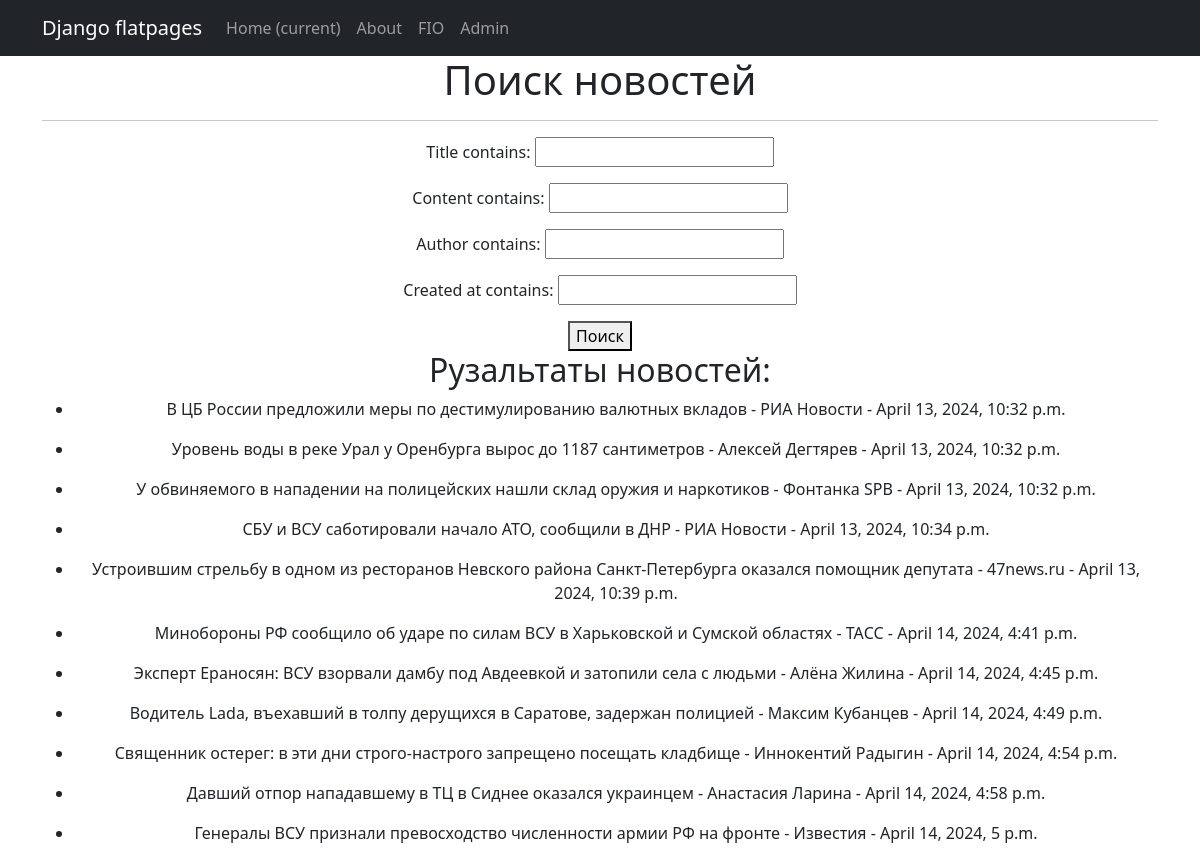
The app's page /news/search/ with its own data.
### news/models.py (models this page shows, shortened)
class News(models.Model):
    title = models.CharField(max_length=255, unique=True, default='')
    content = models.TextField(default='')
    author = models.CharField(max_length=40, unique=False, default='')
    created_at = models.DateTimeField(default=timezone.now, blank=True)

### news/views.py (the view)
# urls.py: path('search/', NewsSearch.as_view(), name='news_search'),
class NewsSearch(View):
    def get(self, request):
        news_filter = NewsFilter(request.GET, queryset=News.objects.all())
        return render(request, 'news_search.html', {'filter': news_filter})

### templates/news_search.html
{% extends 'flatpages/default.html' %}
{% block content %}
<h1>Поиск новостей</h1>
<hr>
<form method="get">
    {{ filter.form.as_p }}
    <button type="submit">Поиск</button>
</form>
{% if filter.qs %}
    <h2>Рузальтаты новостей:</h2>
    <ul>
        {% for news in filter.qs %}
        <li><p>{{ news.title }} - {{ news.author }} - {{ news.created_at }}</p></li>
        {% endfor %}
    </ul>
{% else %}
    <p>По вашему запросу новостей не найдено.</p>
{% endif %}
{% endblock content %}

### templates/flatpages/default.html (shortened to what this page needs)
<!DOCTYPE html>
<html lang="en">
    <head>
        {% load static %}
        <link href="{% static 'css/styles.css' %}" rel="stylesheet" />
    </head>
    <body>
        <nav class="navbar navbar-expand-lg navbar-dark bg-dark static-top">
            <div class="container">
                <a class="navbar-brand" href="#">Django flatpages</a>
                <div class="collapse navbar-collapse" id="navbarResponsive">
                    <ul class="navbar-nav ml-auto">
                        <li class="nav-item active">
                            <a class="nav-link" href="#">Home
                                <span class="sr-only">(current)</span>
                            </a>
                        </li>
                        <li class="nav-item">
                            <a class="nav-link" href="/about/">About</a>
                        </li>
                        <li class="nav-item">
                            <a class="nav-link" href="/FIO/">FIO</a>
                        </li>
                        <li class="nav-item">
                            <a class="nav-link" href="/AdminPage/">Admin</a>
                        </li>
                    </ul>
                </div>
            </div>
        </nav>
        <div class="container">
            <div class="row">
                <div class="col-lg-12 text-center">
                    {% block content %}{% endblock content %}
                </div>
            </div>
        </div>
    </body>
</html>

### records on screen
News: title "В ЦБ России предложили меры по дестимулированию валютных вкладов", author "РИА Новости", created_at "April 13, 2024, 10:32 p.m."
News: title "Уровень воды в реке Урал у Оренбурга вырос до 1187 сантиметров", author "Алексей Дегтярев", created_at "April 13, 2024, 10:32 p.m."
News: title "У обвиняемого в нападении на полицейских нашли склад оружия и наркотиков", author "Фонтанка SPB", created_at "April 13, 2024, 10:32 p.m."
News: title "СБУ и ВСУ саботировали начало АТО, сообщили в ДНР", author "РИА Новости", created_at "April 13, 2024, 10:34 p.m."
News: title "Устроившим стрельбу в одном из ресторанов Невского района Санкт-Петербурга оказался помощник депутата", author "47news.ru", created_at "April 13, 2024, 10:39 p.m."
News: title "Минобороны РФ сообщило об ударе по силам ВСУ в Харьковской и Сумской областях", author "ТАСС", created_at "April 14, 2024, 4:41 p.m."
News: title "Эксперт Ераносян: ВСУ взорвали дамбу под Авдеевкой и затопили села с людьми", author "Алёна Жилина", created_at "April 14, 2024, 4:45 p.m."
News: title "Водитель Lada, въехавший в толпу дерущихся в Саратове, задержан полицией", author "Максим Кубанцев", created_at "April 14, 2024, 4:49 p.m."
News: title "Священник остерег: в эти дни строго-настрого запрещено посещать кладбище", author "Иннокентий Радыгин", created_at "April 14, 2024, 4:54 p.m."
News: title "Давший отпор нападавшему в ТЦ в Сиднее оказался украинцем", author "Анастасия Ларина", created_at "April 14, 2024, 4:58 p.m."
News: title "Генералы ВСУ признали превосходство численности армии РФ на фронте", author "Известия", created_at "April 14, 2024, 5 p.m."
